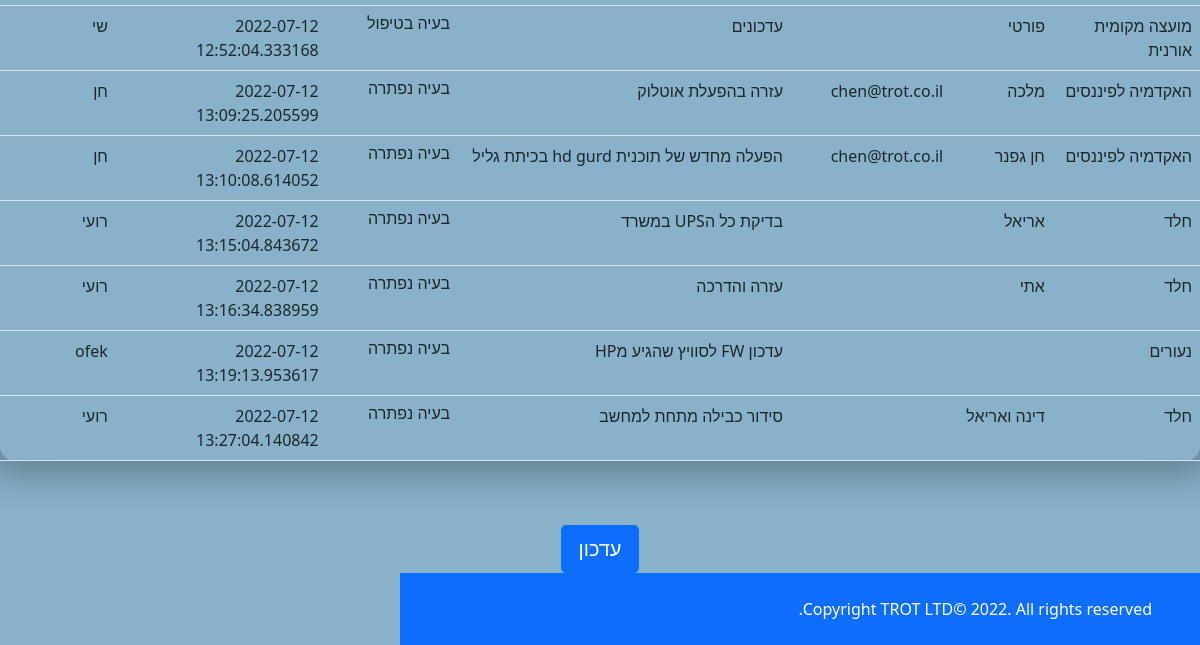
Before: /Viewreport (signed in, lower part) with the older database file.
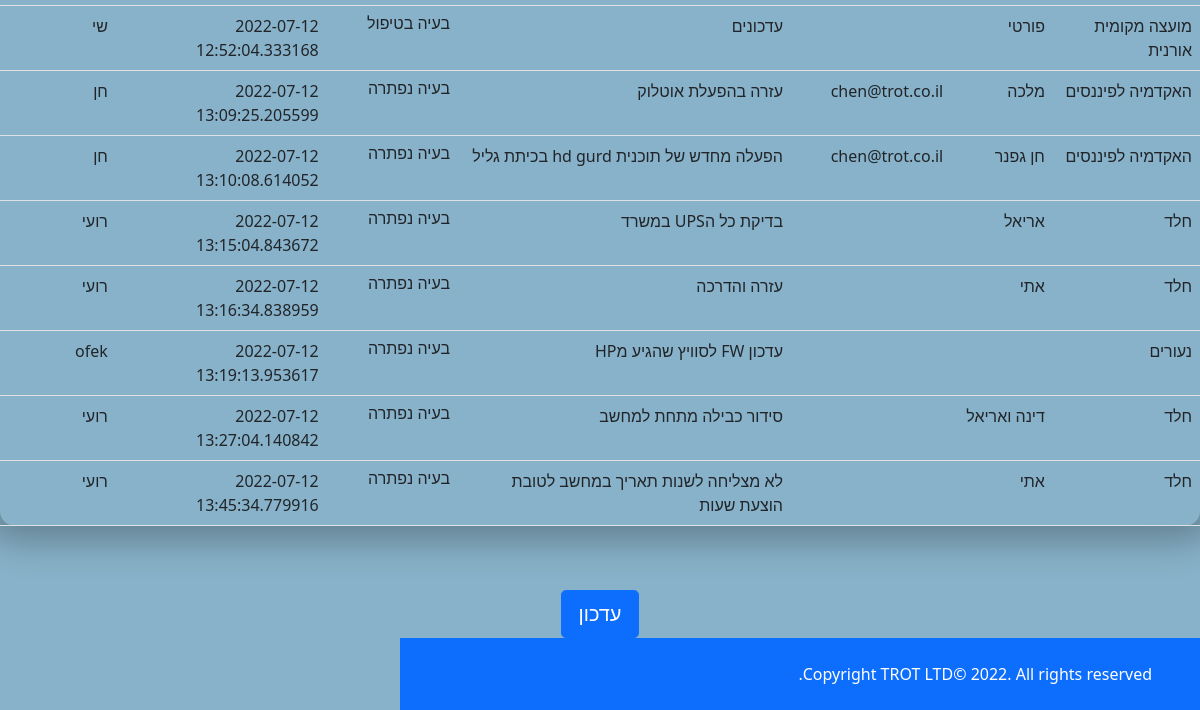
After: the same page with the newer database file.
### taskManager/models.py (models this page shows, shortened)
class WorkReports(db.Model):
    id = db.Column(db.Integer, primary_key=True)
    createTime= db.Column(db.DateTime,  default=datetime.utcnow)
    customer = db.Column(db.String(20))
    client= db.Column(db.String(20))
    description = db.Column(db.String(30))
    status = db.Column(db.String(25))
    classification = db.Column(db.String(20))
    resolve = db.Column(db.String(150))
    reason = db.Column(db.String(150))
    username = db.Column(db.String(25))
    whatHasBeenDone = db.Column(db.String(150))
    clientEmailAddress = db.Column(db.String(30))

### taskManager/routes.py (the view)
@main.route('/Viewreport', methods=('GET', 'POST'))
def ViewWorkReport():
    form= ReportView()
    username = session['username']
    Reports = WorkReports.query.all()
    return render_template('ViewWorkReplorts.html',Reports=Reports, form=form)

### taskManager/forms.py
class ReportView(FlaskForm):
    submit = SubmitField('עדכון')

### taskManager/models.py (called while the page is built)
@login_manager.user_loader
def load_user(user_id):
    return Users.query.get(user_id)

### taskManager/templates/ViewWorkReplorts.html (shortened to what this page needs)
{% extends 'menu.html' %}
{% block extracss %}
    <link href="../static/style.css" rel="stylesheet">
    <link href="../static/table.css" rel="stylesheet">
{% endblock %}
{% block content %}
        <form method="POST" action="">
    {% block table %}
    <table class="table">
 <tbody>
 {%- for row in Reports %}
    <tr>
        <td>
             {{ row.customer }}
       </td>
       <td>
           {{ row.client}}
       </td>
        <td>
           {{ row.clientEmailAddress}}
       </td>
           <td>
           {{ row.description}}
       </td>
        <td>
           {% if row.status =='2' %}
             <h6>בעיה נפתרה</h6>
            {%  elif row.status =='1'%}
               <h5 style="color: red">טרם החל טיפול</h5>
            {%  else %}
              <h6>בעיה בטיפול</h6>
            {% endif %}
       </td>
        <td>
           {{ row.createTime}}
       </td>
        <td>
           {{ row.username}}
       </td>
    </tr>
 {%- endfor %}
 </tbody>
 </table>
{% endblock table %}
        <div class="text-center">
            {{ form.submit(class_="btn btn-primary btn-lg") }}
        </div>
    </form>
{% endblock content %}

### taskManager/templates/menu.html (shortened to what this page needs)
{% extends'formBase.html' %}

### taskManager/templates/formBase.html (shortened to what this page needs)
{% extends 'base.html' %}
{% block footer %}
    <div id="footer" class="h-100 d-flex flex-column justify-content-end text-md-end  py-4 px-4 px-xl-5 bg-primary">
        <div class="text-white mb-3 mb-md-0">
            Copyright TROT LTD© 2022. All rights reserved.
        </div>
    </div>
{% endblock footer %}

### taskManager/templates/base.html (shortened to what this page needs)
<!DOCTYPE html>
<html lang="he" dir="rtl">
<link href="https://cdn.jsdelivr.net/npm/bootstrap@5.0.2/dist/css/bootstrap.min.css" rel="stylesheet">
<body class="d-flex flex-column min-vh-100">
{%  block content %}
{% endblock content %}
{% block footer %}
{% endblock footer %}
</body>
<head>
  {% block extracss %} {% endblock extracss %}
    <link rel="stylesheet" href="../static/style.css">
  </head>
</html>

### taskManager/static/style.css (style rules this page uses)
html, body { width: 100%; height: 100%; }
body { direction: rtl; align-items: stretch; flex-direction: column; display: flex; flex-grow: 1; flex-shrink: 0; flex: 1 0 auto; }
#footer { flex:0; height: 100vh; width: 100vh; margin-top: auto; flex-shrink: 0; }

### taskManager/static/table.css (style rules this page uses)
body { background-color: rgba(136, 178, 201, 1); }
table { background-color: transparent; margin: 30px auto; border-collapse: separate; border-spacing: 0; box-shadow: 0px 0px 36px 15px rgba(0, 0, 0, 0.28); border-radius: 15px; }

Changed rows visible on the page:
added WorkReports: customer "חלד", client "אתי", description "לא מצליחה לשנות תאריך במחשב לטובת הוצעת שעות", status "בעיה נפתרה", createTime "2022-07-12 13:45:34.779916", username "רועי"
